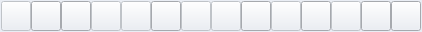
<?xml version="1.0" encoding="UTF-8"?>
<ui version="4.0">
 <class>MainWindow</class>
 <widget class="QMainWindow" name="MainWindow">
  <property name="geometry">
   <rect>
    <x>0</x>
    <y>0</y>
    <width>422</width>
    <height>32</height>
   </rect>
  </property>
  <property name="font">
   <font>
    <family>思源黑体</family>
   </font>
  </property>
  <property name="windowTitle">
   <string>Space</string>
  </property>
  <property name="windowIcon">
   <iconset>
    <normaloff>:/systemTrayIcon/res/icon.png</normaloff>:/systemTrayIcon/res/icon.png</iconset>
  </property>
  <property name="styleSheet">
   <string notr="true">background-color: rgb(233, 237, 244);</string>
  </property>
  <widget class="QWidget" name="centralwidget">
   <layout class="QHBoxLayout" name="horizontalLayout_2">
    <property name="leftMargin">
     <number>0</number>
    </property>
    <property name="topMargin">
     <number>0</number>
    </property>
    <property name="rightMargin">
     <number>0</number>
    </property>
    <property name="bottomMargin">
     <number>0</number>
    </property>
    <item>
     <layout class="QHBoxLayout" name="horizontalLayout">
      <property name="spacing">
       <number>0</number>
      </property>
      <property name="leftMargin">
       <number>0</number>
      </property>
      <property name="rightMargin">
       <number>0</number>
      </property>
      <item>
       <widget class="QPushButton" name="code_button">
        <property name="enabled">
         <bool>false</bool>
        </property>
        <property name="minimumSize">
         <size>
          <width>30</width>
          <height>30</height>
         </size>
        </property>
        <property name="maximumSize">
         <size>
          <width>30</width>
          <height>30</height>
         </size>
        </property>
        <property name="styleSheet">
         <string notr="true">QPushButton:hover{border-image: url(:/icon/res/btn_icon/hover/code.png)}
QPushButton:pressed{border-image: url(:/icon/res/btn_icon/press/code.png)}
QPushButton{border-image: url(:/icon/res/btn_icon/default/code.png)}
QPushButton:!enabled{border-image: url(:/icon/res/btn_icon/unable/code.png)}</string>
        </property>
        <property name="text">
         <string/>
        </property>
       </widget>
      </item>
      <item>
       <widget class="QPushButton" name="latex_button">
        <property name="enabled">
         <bool>true</bool>
        </property>
        <property name="minimumSize">
         <size>
          <width>30</width>
          <height>30</height>
         </size>
        </property>
        <property name="maximumSize">
         <size>
          <width>30</width>
          <height>30</height>
         </size>
        </property>
        <property name="toolTip">
         <string/>
        </property>
        <property name="toolTipDuration">
         <number>-1</number>
        </property>
        <property name="styleSheet">
         <string notr="true">QPushButton{border-image: url(:/icon/res/btn_icon/default/LaTex.png)}
QPushButton:hover{border-image: url(:/icon/res/btn_icon/hover/LaTex.png)}
QPushButton:pressed{border-image: url(:/icon/res/btn_icon/press/LaTex.png)}
QPushButton:!enabled{border-image: url(:/icon/res/btn_icon/unable/LaTex.png)}</string>
        </property>
        <property name="text">
         <string/>
        </property>
       </widget>
      </item>
      <item>
       <widget class="QPushButton" name="ocr_button">
        <property name="enabled">
         <bool>true</bool>
        </property>
        <property name="minimumSize">
         <size>
          <width>30</width>
          <height>30</height>
         </size>
        </property>
        <property name="maximumSize">
         <size>
          <width>30</width>
          <height>30</height>
         </size>
        </property>
        <property name="styleSheet">
         <string notr="true">QPushButton{border-image: url(:/icon/res/btn_icon/default/OCR.png)}
QPushButton:hover{border-image: url(:/icon/res/btn_icon/hover/OCR.png)}
QPushButton:pressed{border-image: url(:/icon/res/btn_icon/press/OCR.png)}
QPushButton:!enabled{border-image: url(:/icon/res/btn_icon/unable/OCR.png)}</string>
        </property>
        <property name="text">
         <string/>
        </property>
       </widget>
      </item>
      <item>
       <widget class="QPushButton" name="edit_button">
        <property name="enabled">
         <bool>false</bool>
        </property>
        <property name="minimumSize">
         <size>
          <width>30</width>
          <height>30</height>
         </size>
        </property>
        <property name="maximumSize">
         <size>
          <width>30</width>
          <height>30</height>
         </size>
        </property>
        <property name="styleSheet">
         <string notr="true">QPushButton{border-image: url(:/icon/res/btn_icon/default/edit.png)}
QPushButton:hover{border-image: url(:/icon/res/btn_icon/hover/edit.png)}
QPushButton:pressed{border-image: url(:/icon/res/btn_icon/press/edit.png)}
QPushButton:!enabled{border-image: url(:/icon/res/btn_icon/unable/edit.png)}</string>
        </property>
        <property name="text">
         <string/>
        </property>
       </widget>
      </item>
      <item>
       <widget class="QPushButton" name="concat_button">
        <property name="enabled">
         <bool>false</bool>
        </property>
        <property name="minimumSize">
         <size>
          <width>30</width>
          <height>30</height>
         </size>
        </property>
        <property name="maximumSize">
         <size>
          <width>30</width>
          <height>30</height>
         </size>
        </property>
        <property name="styleSheet">
         <string notr="true">QPushButton{border-image: url(:/icon/res/btn_icon/default/layout.png)}
QPushButton:hover{border-image: url(:/icon/res/btn_icon/hover/layout.png)}
QPushButton:pressed{border-image: url(:/icon/res/btn_icon/press/layout.png)}
QPushButton:!enabled{border-image: url(:/icon/res/btn_icon/unable/layout.png)}</string>
        </property>
        <property name="text">
         <string/>
        </property>
       </widget>
      </item>
      <item>
       <widget class="QPushButton" name="setting_button">
        <property name="minimumSize">
         <size>
          <width>30</width>
          <height>30</height>
         </size>
        </property>
        <property name="maximumSize">
         <size>
          <width>30</width>
          <height>30</height>
         </size>
        </property>
        <property name="styleSheet">
         <string notr="true">QPushButton{border-image: url(:/icon/res/btn_icon/default/adjust.png)}
QPushButton:hover{border-image: url(:/icon/res/btn_icon/hover/adjust.png)}
QPushButton:pressed{border-image: url(:/icon/res/btn_icon/press/adjust.png)}
QPushButton:!enabled{border-image: url(:/icon/res/btn_icon/unable/adjust.png)}</string>
        </property>
        <property name="text">
         <string/>
        </property>
       </widget>
      </item>
      <item>
       <widget class="QPushButton" name="back_button">
        <property name="enabled">
         <bool>false</bool>
        </property>
        <property name="minimumSize">
         <size>
          <width>30</width>
          <height>30</height>
         </size>
        </property>
        <property name="maximumSize">
         <size>
          <width>30</width>
          <height>30</height>
         </size>
        </property>
        <property name="styleSheet">
         <string notr="true">QPushButton{border-image: url(:/icon/res/btn_icon/default/back.png)}
QPushButton:hover{border-image: url(:/icon/res/btn_icon/hover/back.png)}
QPushButton:pressed{border-image: url(:/icon/res/btn_icon/press/back.png)}
QPushButton:!enabled{border-image: url(:/icon/res/btn_icon/unable/back.png)}</string>
        </property>
        <property name="text">
         <string/>
        </property>
       </widget>
      </item>
      <item>
       <widget class="QPushButton" name="init_button">
        <property name="enabled">
         <bool>false</bool>
        </property>
        <property name="minimumSize">
         <size>
          <width>30</width>
          <height>30</height>
         </size>
        </property>
        <property name="maximumSize">
         <size>
          <width>30</width>
          <height>30</height>
         </size>
        </property>
        <property name="styleSheet">
         <string notr="true">QPushButton{border-image: url(:/icon/res/btn_icon/default/refresh.png)}
QPushButton:hover{border-image: url(:/icon/res/btn_icon/hover/refresh.png)}
QPushButton:pressed{border-image: url(:/icon/res/btn_icon/press/refresh.png)}
QPushButton:!enabled{border-image: url(:/icon/res/btn_icon/unable/refresh.png)}</string>
        </property>
        <property name="text">
         <string/>
        </property>
       </widget>
      </item>
      <item>
       <widget class="QPushButton" name="source_button">
        <property name="minimumSize">
         <size>
          <width>30</width>
          <height>30</height>
         </size>
        </property>
        <property name="maximumSize">
         <size>
          <width>30</width>
          <height>30</height>
         </size>
        </property>
        <property name="styleSheet">
         <string notr="true">QPushButton{border-image: url(:/icon/res/btn_icon/default/picture.png)}
QPushButton:hover{border-image: url(:/icon/res/btn_icon/hover/picture.png)}
QPushButton:pressed{border-image: url(:/icon/res/btn_icon/press/picture.png)}</string>
        </property>
        <property name="text">
         <string/>
        </property>
       </widget>
      </item>
      <item>
       <widget class="QPushButton" name="pin_button">
        <property name="enabled">
         <bool>false</bool>
        </property>
        <property name="minimumSize">
         <size>
          <width>30</width>
          <height>30</height>
         </size>
        </property>
        <property name="maximumSize">
         <size>
          <width>30</width>
          <height>30</height>
         </size>
        </property>
        <property name="styleSheet">
         <string notr="true">QPushButton{border-image: url(:/icon/res/btn_icon/default/pin.png)}
QPushButton:hover{border-image: url(:/icon/res/btn_icon/hover/pin.png)}
QPushButton:pressed{border-image: url(:/icon/res/btn_icon/press/pin.png)}
QPushButton:!enabled{border-image: url(:/icon/res/btn_icon/unable/pin.png)}</string>
        </property>
        <property name="text">
         <string/>
        </property>
       </widget>
      </item>
      <item>
       <widget class="QPushButton" name="exit_button">
        <property name="minimumSize">
         <size>
          <width>30</width>
          <height>30</height>
         </size>
        </property>
        <property name="maximumSize">
         <size>
          <width>30</width>
          <height>30</height>
         </size>
        </property>
        <property name="styleSheet">
         <string notr="true">QPushButton{border-image: url(:/icon/res/btn_icon/default/close.png)}
QPushButton:hover{border-image: url(:/icon/res/btn_icon/hover/close.png)}
QPushButton:pressed{border-image: url(:/icon/res/btn_icon/press/close.png)}</string>
        </property>
        <property name="text">
         <string/>
        </property>
        <property name="shortcut">
         <string>Esc</string>
        </property>
       </widget>
      </item>
      <item>
       <widget class="QPushButton" name="export_button">
        <property name="enabled">
         <bool>false</bool>
        </property>
        <property name="minimumSize">
         <size>
          <width>30</width>
          <height>30</height>
         </size>
        </property>
        <property name="maximumSize">
         <size>
          <width>30</width>
          <height>30</height>
         </size>
        </property>
        <property name="styleSheet">
         <string notr="true">QPushButton{border-image: url(:/icon/res/btn_icon/default/export.png)}
QPushButton:hover{border-image: url(:/icon/res/btn_icon/hover/export.png)}
QPushButton:pressed{border-image: url(:/icon/res/btn_icon/press/export.png)}
QPushButton:!enabled{border-image: url(:/icon/res/btn_icon/unable/export.png)}</string>
        </property>
        <property name="text">
         <string/>
        </property>
       </widget>
      </item>
      <item>
       <widget class="QPushButton" name="save_button">
        <property name="minimumSize">
         <size>
          <width>30</width>
          <height>30</height>
         </size>
        </property>
        <property name="maximumSize">
         <size>
          <width>30</width>
          <height>30</height>
         </size>
        </property>
        <property name="styleSheet">
         <string notr="true">QPushButton{border-image: url(:/icon/res/btn_icon/default/download.png)}
QPushButton:hover{border-image: url(:/icon/res/btn_icon/hover/download.png)}
QPushButton:pressed{border-image: url(:/icon/res/btn_icon/press/download.png)}</string>
        </property>
        <property name="text">
         <string/>
        </property>
       </widget>
      </item>
      <item>
       <widget class="QPushButton" name="copy_button">
        <property name="enabled">
         <bool>true</bool>
        </property>
        <property name="minimumSize">
         <size>
          <width>30</width>
          <height>30</height>
         </size>
        </property>
        <property name="maximumSize">
         <size>
          <width>30</width>
          <height>30</height>
         </size>
        </property>
        <property name="styleSheet">
         <string notr="true">QPushButton{border-image: url(:/icon/res/btn_icon/default/copy.png)}
QPushButton:hover{border-image: url(:/icon/res/btn_icon/hover/copy.png)}
QPushButton:pressed{border-image: url(:/icon/res/btn_icon/press/copy.png)}
QPushButton:!enabled{border-image: url(:/icon/res/btn_icon/unable/copy.png)}</string>
        </property>
        <property name="text">
         <string/>
        </property>
        <property name="shortcut">
         <string>Return</string>
        </property>
       </widget>
      </item>
     </layout>
    </item>
   </layout>
  </widget>
 </widget>
 <resources/>
 <connections/>
</ui>
